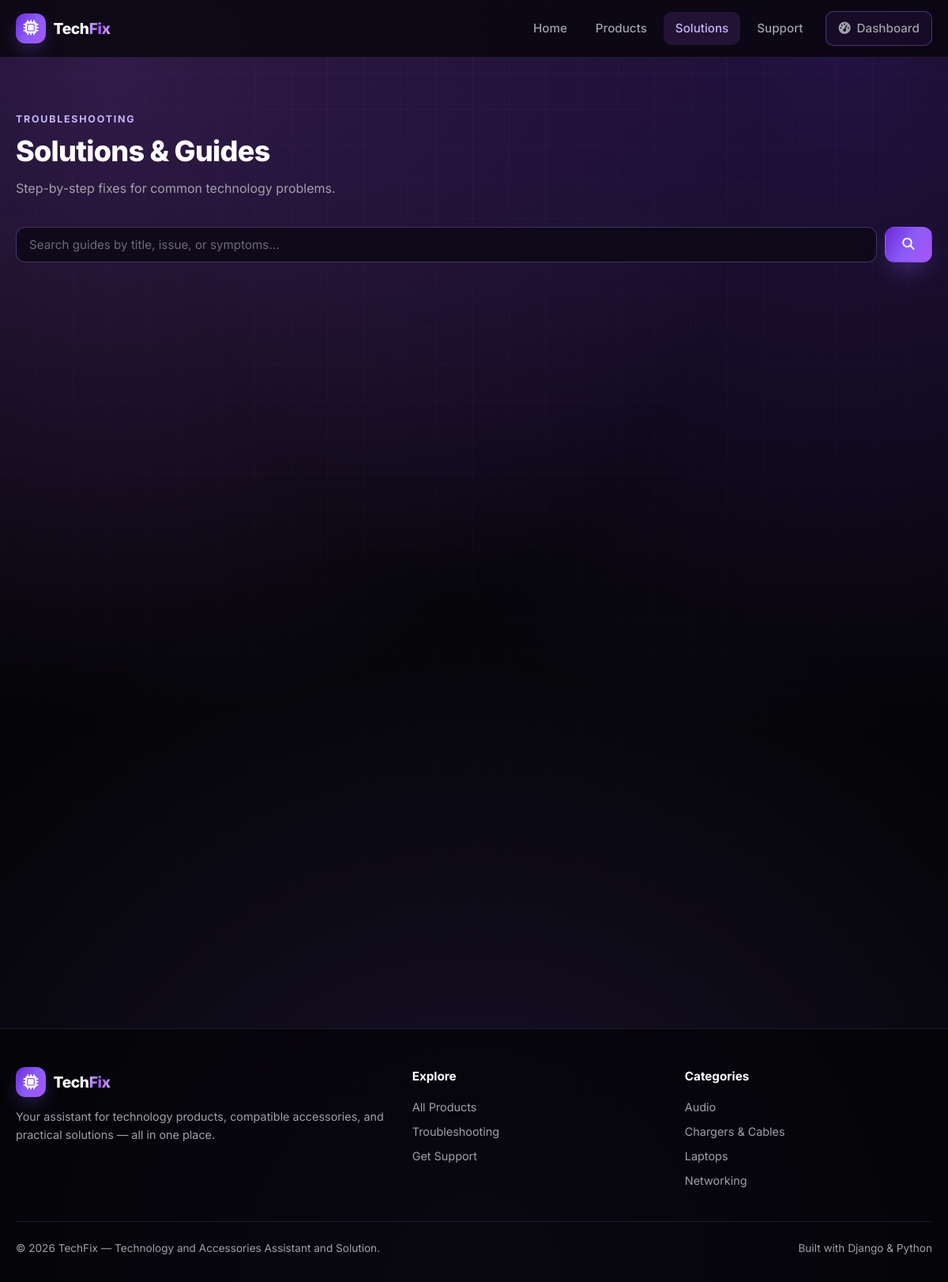
/guides/, run on the app's committed database.
### catalog/models.py (models this page shows, shortened)
class Category(models.Model):
    name = models.CharField(max_length=100, unique=True)
    description = models.TextField(blank=True)

### catalog/views.py (the view)
# urls.py: path("guides/", views.guide_list, name="guide_list"),
def guide_list(request):
    query = request.GET.get("q", "").strip()
    guides = TroubleshootingGuide.objects.filter(is_published=True)
    if query:
        guides = guides.filter(
            Q(title__icontains=query) | Q(issue__icontains=query) | Q(symptoms__icontains=query)
        )
    guides = guides.order_by("-created_at")
    return render(
        request,
        "catalog/guide_list.html",
        _base_context(guides=guides, query=query, active="guides"),
    )

### catalog/views.py (called while the page is built)
def _base_context(**extra):
    context = {
        "nav_categories": Category.objects.annotate(
            product_count=Count("products", filter=Q(products__is_active=True))
        ).order_by("name"),
    }
    context.update(extra)
    return context

### catalog/templates/catalog/guide_list.html (shortened to what this page needs)
{% extends "catalog/base.html" %}
{% block content %}
<section class="block">
    <div class="container">
        <div class="section-head">
            <div>
                <span class="eyebrow">Troubleshooting</span>
                <h2>Solutions &amp; Guides</h2>
                <p>Step-by-step fixes for common technology problems.</p>
            </div>
        </div>
        <form method="get" class="toolbar">
            <div class="search-form">
                <input type="text" name="q" value="{{ query }}" class="field" placeholder="Search guides by title, issue, or symptoms..." />
                <button type="submit" class="btn btn-primary"><i class="fa-solid fa-magnifying-glass"></i></button>
            </div>
        </form>
        {% if guides %}
            <div class="grid grid-3">
            </div>
        {% else %}
            <div class="empty">
                <div class="big"><i class="fa-solid fa-book"></i></div>
                <p>No troubleshooting guides found.</p>
            </div>
        {% endif %}
    </div>
</section>
{% endblock %}

### catalog/templates/catalog/base.html (shortened to what this page needs)
{% load static %}
<!DOCTYPE html>
<html lang="en">
<head>
    <link rel="stylesheet" href="https://cdnjs.cloudflare.com/ajax/libs/font-awesome/6.5.1/css/all.min.css" />
    <link rel="stylesheet" href="{% static 'catalog/css/style.css' %}" />
</head>
<body>
    <header class="navbar">
        <div class="container nav-inner">
            <a href="{% url 'catalog:home' %}" class="brand">
                <span class="brand-badge"><i class="fa-solid fa-microchip"></i></span>
                <span>Tech<span class="gradient-text">Fix</span></span>
            </a>
            <nav class="nav-links">
                <a href="{% url 'catalog:home' %}" class="{% if active == 'home' %}active{% endif %}">Home</a>
                <a href="{% url 'catalog:product_list' %}" class="{% if active == 'products' %}active{% endif %}">Products</a>
                <a href="{% url 'catalog:guide_list' %}" class="{% if active == 'guides' %}active{% endif %}">Solutions</a>
                <a href="{% url 'catalog:support' %}" class="{% if active == 'support' %}active{% endif %}">Support</a>
                <a href="/admin/" class="btn btn-ghost" style="margin-left:.5rem;">
                    <i class="fa-solid fa-gauge-high"></i> Dashboard
                </a>
            </nav>
        </div>
    </header>
    <main>
        {% block content %}{% endblock %}
    </main>
    <footer>
        <div class="container">
            <div class="footer-grid">
                <div>
                    <div class="brand" style="margin-bottom:.8rem;">
                        <span class="brand-badge"><i class="fa-solid fa-microchip"></i></span>
                        <span>Tech<span class="gradient-text">Fix</span></span>
                    </div>
                    <p>Your assistant for technology products, compatible accessories, and practical solutions — all in one place.</p>
                </div>
                <div>
                    <h4>Explore</h4>
                    <a href="{% url 'catalog:product_list' %}">All Products</a>
                    <a href="{% url 'catalog:guide_list' %}">Troubleshooting</a>
                    <a href="{% url 'catalog:support' %}">Get Support</a>
                </div>
                <div>
                    <h4>Categories</h4>
                    {% for cat in nav_categories|slice:":4" %}
                        <a href="{% url 'catalog:product_list' %}?category={{ cat.id }}">{{ cat.name }}</a>
                    {% empty %}
                        <a href="{% url 'catalog:product_list' %}">Browse catalog</a>
                    {% endfor %}
                </div>
            </div>
            <div class="footer-bottom">
                <span>&copy; {% now "Y" %} TechFix — Technology and Accessories Assistant and Solution.</span>
                <span>Built with Django &amp; Python</span>
            </div>
        </div>
    </footer>
</body>
</html>

### data on the page
Category: name "Audio"
Category: name "Chargers & Cables"
Category: name "Laptops"
Category: name "Networking"
